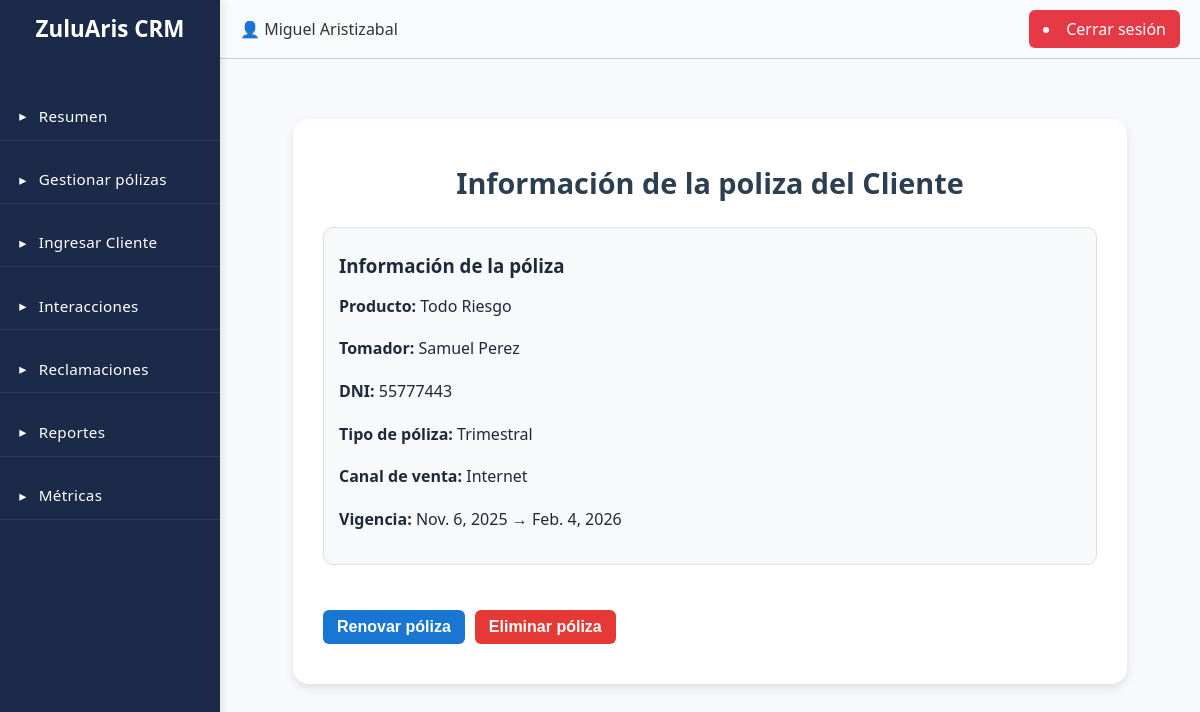
The app's page /poliza/33/ (signed in) with its own data.
### CRM/models.py (models this page shows)
class Polizas(models.Model):
    id = models.AutoField(primary_key=True)
    id_producto = models.ForeignKey(Productos, on_delete=models.CASCADE)
    id_canal_venta = models.ForeignKey(Canal_venta, on_delete=models.CASCADE)
    id_tipo_poliza = models.ForeignKey(Tipo_Poliza, on_delete=models.CASCADE)
    id_forma_pago = models.ForeignKey(Formas_pago, on_delete=models.CASCADE)
    dni_cliente = models.ForeignKey(Clientes, on_delete=models.CASCADE)
    fecha_inicio = models.DateField()
    fecha_fin = models.DateField()
    class Meta:
        db_table = "polizas"

class Productos(models.Model):
    id = models.AutoField(primary_key=True)
    descripcion = models.CharField(max_length=50, unique=True)
    id_ramo = models.ForeignKey(Ramos, on_delete=models.CASCADE)
    class Meta:
        db_table = "productos"

class Clientes(models.Model):
    dni = models.CharField(max_length=50, primary_key=True)
    id_tipo_dni = models.ForeignKey(Tipo_DNI, on_delete=models.CASCADE)
    nombre = models.CharField(max_length=200)
    direccion = models.CharField(max_length=200, blank=True, null=True)
    id_ciudad = models.ForeignKey(Ciudades, on_delete=models.CASCADE)
    telefono = models.CharField(max_length=50, blank=True, null=True)
    celular = models.CharField(max_length=50)
    correo = models.EmailField(blank=True, null=True)
    asesor = models.ForeignKey("Usuarios", on_delete=models.SET_NULL, null=True, blank=True, related_name="clientes")
    class Meta:
        db_table = "clientes"

class Tipo_Poliza(models.Model):
    id = models.AutoField(primary_key=True)
    descripcion = models.CharField(max_length=50, unique=True)
    valor = models.IntegerField(unique=True)
    class Meta:
        db_table = "tipo_poliza"

class Canal_venta(models.Model):
    id = models.AutoField(primary_key=True)
    descripcion = models.CharField(max_length=50, unique=True)
    class Meta:
        db_table = "canal_venta"

### CRM/views.py (the view)
# urls.py: path('poliza/<int:poliza_id>/', CRM.views.detalle_poliza, name='detalle_poliza'),
def detalle_poliza(request, poliza_id):
    if not request.user.is_authenticated:
        messages.error(request, "Debes iniciar sesión.")
        return redirect("/login")
    try:
        asesor = Usuarios.objects.get(user=request.user)
    except Usuarios.DoesNotExist:
        messages.error(request, "Tu perfil no está asociado correctamente.")
        return redirect("/")
    poliza = get_object_or_404(
        Polizas,
        id=poliza_id,
        dni_cliente__asesor__empresa=asesor.empresa
    )
    cliente = poliza.dni_cliente
    context = {
        "cliente": cliente,
        "poliza": poliza
    }
    return render(request, "poliza_detalle.html", context)

### CRM/templates/poliza_detalle.html (shortened to what this page needs)
{% extends 'layout_panel.html' %}
{% load static %}
{% block content %}
<section class="detalle-cliente-container">
    <div class="detalle-cliente-card">
        <h2 class="titulo-seccion">Información de la poliza del Cliente</h2>
        {% if poliza %}
        <div class="poliza-card">
            <h3>Información de la póliza</h3>
            <p><strong>Producto:</strong> {{ poliza.id_producto.descripcion }}</p>
            <p><strong>Tomador:</strong> {{ cliente.nombre }}</p>
            <p><strong>DNI:</strong> {{ cliente.dni }}</p>
            <p><strong>Tipo de póliza:</strong> {{ poliza.id_tipo_poliza.descripcion }}</p>
            <p><strong>Canal de venta:</strong> {{ poliza.id_canal_venta.descripcion }}</p>
            <p><strong>Vigencia:</strong> {{ poliza.fecha_inicio }} → {{ poliza.fecha_fin }}</p>
        </div>
        {% endif %}
        <div class="acciones-polizas">
            <form method="POST" action="{% url 'renovar_poliza' poliza.id %}" style="display:inline;">
                <button type="submit" class="btn-guardar">Renovar póliza</button>
            </form>
            <form method="POST" action="{% url 'eliminar_poliza' poliza.id %}"
                onsubmit="return confirm('¿Estás seguro de eliminar esta póliza?')"
                style="display:inline;">
                <button type="submit" class="btn-eliminar">Eliminar póliza</button>
            </form>
        </div>
    </div>
</section>
{% endblock %}

### CRM/templates/layout_panel.html (shortened to what this page needs)
{% load static %}
<!DOCTYPE html>
<html lang="es">
<head>
    {% load static %}
    <link rel="stylesheet" href="{% static 'styles/globalstyles.css' %}">
</head>
<body>
    <div class="container">
        <aside class="sidebar sidebar-admin">
            <div class="logo">ZuluAris CRM</div>
            <nav>
                <ul>
                    <li><a href="/resumen/">Resumen</a></li>
                    <li><a href="/gestionar/">Gestionar pólizas</a></li>
                    <li><a href="/client_form/">Ingresar Cliente</a></li>
                    <li><a href="/interacciones/">Interacciones</a></li>
                    <li><a href="/reclamaciones/">Reclamaciones</a></li>
                    <li><a href="/reportes/">Reportes</a></li>
                    <li><a href="{% url 'reportes_metricas' %}">Métricas</a></li>
                </ul>
            </nav>
        </aside>
        <main class="main-content">
            <header class="navbar">
                <div class="navbar-left">
                    <span class="user">👤 {{ request.user.first_name }} {{ request.user.last_name }}</span>
                </div>
                <div class="navbar-right">
                    <li class="btn-logout">
                        <a href="/logout/">Cerrar sesión</a>
                    </li>
                </div>
            </header>
            <section class="content">
                {% block content %}
                {% endblock %}
            </section>
        </main>
    </div>
</body>
</html>

### CRM/static/styles/globalstyles.css (style rules this page uses)
body { margin: 0; font-family: 'Ubuntu', sans-serif; background-color: #f9fafb; color: #1e293b; }
a { text-decoration: none; color: inherit; }
h1, h2, h3, h4 { margin: 0.5em 0; }
h2 { color: #2a4d96 }
p { margin-bottom: 17px; line-height: 1.6; font-size: 16px; text-align: justify; }
body { margin: 0; font-family: 'Segoe UI', sans-serif; background-color: #f4f6fa; }
.container { display: flex; height: 100vh; }
.sidebar { width: 220px; background-color: #2a4d96; color: #fff; display: flex; flex-direction: column; }
.logo { font-weight: bold; text-align: center; padding: 6%; }
.sidebar nav ul { list-style: none; padding: 0; margin: 0; }
.sidebar nav ul li { border-bottom: 1px solid rgba(255, 255, 255, 0.08); transition: background 0.3s ease; }
.sidebar nav ul li a { display: flex; align-items: center; justify-content: flex-start; color: #fff; padding: 0.85rem 1.2rem; text-decoration: none; transition: all 0.3s ease; gap: 12px; font-size: 0.95rem; font-weight: 500; letter-spacing: 0.3px; }
.sidebar nav ul li a::before { content: "▸"; font-size: 0.9rem; transition: transform 0.3s ease; }
.main-content { flex: 1; display: flex; flex-direction: column; }
.navbar { background-color: #fff; border-bottom: 1px solid #ddd; padding: 0.8rem 1.5rem; display: flex; justify-content: flex-end; align-items: center; }
.user { font-weight: 500; }
.content { padding: 2rem; }
.sidebar { background-color: #2a4d96; color: #fff; width: 220px; height: 100vh; display: flex; flex-direction: column; box-shadow: 2px 0 8px rgba(0, 0, 0, 0.1); position: fixed; top: 0; left: 0; z-index: 100; }
.main-content { margin-left: 220px; display: flex; flex-direction: column; min-height: 100vh; }
.user { font-weight: 600; color: #2a4d96; }
.titulo-seccion { color: #244a8d; text-align: center; font-weight: 600; margin-bottom: 2rem; }
form { display: flex; flex-direction: column; gap: 15px; margin-top: 15px; }
.navbar { display: flex; justify-content: space-between; align-items: center; background-color: #ffffff; padding: 12px 20px; border-bottom: 1px solid #ddd; }
.btn-logout { background-color: #e63946; color: #fff; border: none; padding: 8px 14px; border-radius: 6px; cursor: pointer; font-weight: 500; transition: background-color 0.3s ease; }
.user { font-weight: 500; color: #333; }
.detalle-cliente-container { display: flex; justify-content: center; padding: 30px; }
.detalle-cliente-card { background: #fff; padding: 30px; border-radius: 16px; box-shadow: 0 4px 10px rgba(0, 0, 0, 0.1); width: 90%; max-width: 900px; }
.poliza-card { background-color: #f8f9fa; border: 1px solid #ddd; border-radius: 10px; padding: 15px; margin-top: 25px; }
.btn-guardar { background-color: #1976d2; color: #fff; border: none; padding: 8px 14px; border-radius: 6px; cursor: pointer; font-weight: 500; transition: background-color 0.3s ease; font-weight: bold; font-size: 16px; height: 100%; }
.btn-eliminar { background-color: #e53935; color: #fff; border: none; padding: 8px 14px; border-radius: 6px; cursor: pointer; font-weight: 500; transition: background-color 0.3s ease; font-weight: bold; font-size: 16px; height: 100%; }
.acciones-polizas { display: flex; gap: 10px; margin-bottom: 10px; margin-top: 30px; }
.titulo-seccion { font-size: 1.8rem; color: #2c3e50; margin-bottom: 0.5rem; }
.sidebar-admin { background-color: #1b2a49; }
.sidebar-admin .logo { font-size: 1.4em; font-weight: bold; color: #fff; margin-bottom: 20px; }
.sidebar-admin ul li { margin: 15px 0; }
.sidebar-admin ul li a { display: block; padding: 10px 15px; color: #dbe2ef; font-weight: 500; border-radius: 8px; transition: background 0.3s; }
.navbar { background-color: #f9fafc; border-bottom: 1px solid #ccc; padding: 10px 20px; }
.content { padding: 30px; background-color: #f7f9fc; min-height: calc(100vh - 70px); }

### records on screen
Polizas: id_producto.descripcion "Todo Riesgo", id_tipo_poliza.descripcion "Trimestral", id_canal_venta.descripcion "Internet", fecha_inicio "Nov. 6, 2025", fecha_fin "Feb. 4, 2026"
Clientes: nombre "Samuel Perez", dni "55777443"

### other values on screen
{{ request.user.first_name }} "Miguel"
{{ request.user.last_name }} "Aristizabal"
